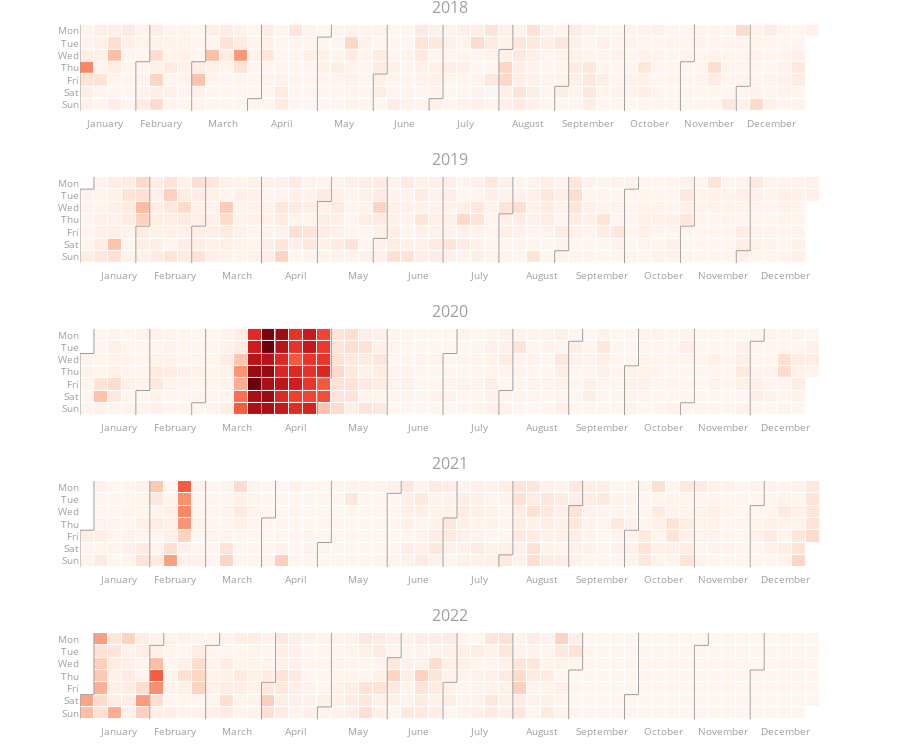

Notebook code cell kept with this figure:
### Code cell
fig = calplot(
         events.reset_index(),
         x="FlightDate",
         y="Cancelled",
         colorscale="Reds",
         years_title=True
)
fig.show()

### Figure 1 — Plotly figure (JSON) as saved in the notebook; plotly's stock layout.template omitted (floating-point values rounded to 4 significant figures; data arrays with more than 128 entries replaced by an {"elided": "..."} marker saying what was removed)
{"data": [{"colorscale": [[0, "rgb(255,245,240)"], [0.125, "rgb(254,224,210)"], [0.25, "rgb(252,187,161)"], [0.375, "rgb(252,146,114)"], [0.5, "rgb(251,106,74)"], [0.625, "rgb(239,59,44)"], [0.75, "rgb(203,24,29)"], [0.875, "rgb(165,15,21)"], [1, "rgb(103,0,13)"]], "customdata": {"elided": "365x2 str values"}, "hovertemplate": "%{customdata[0]} <br>Week=%{x} <br>%{customdata[1]}=%{z}", "name": "2018", "showscale": false, "type": "heatmap", "x": {"elided": "365 int values"}, "xaxis": "x", "xgap": 1, "y": {"elided": "365 int values"}, "yaxis": "y", "ygap": 1, "z": {"elided": "365 float values"}, "zmax": 0.5431, "zmin": 0}, {"hoverinfo": "skip", "line": {"color": "#9e9e9e", "width": 1}, "mode": "lines", "type": "scatter", "x": [0.5, 0.5], "xaxis": "x", "y": [-0.5, 6.5], "yaxis": "y"}, {"hoverinfo": "skip", "line": {"color": "#9e9e9e", "width": 1}, "mode": "lines", "type": "scatter", "x": [4.5, 4.5], "xaxis": "x", "y": [2.5, 6.5], "yaxis": "y"}, {"hoverinfo": "skip", "line": {"color": "#9e9e9e", "width": 1}, "mode": "lines", "type": "scatter", "x": [4.5, 5.5], "xaxis": "x", "y": [2.5, 2.5], "yaxis": "y"}, {"hoverinfo": "skip", "line": {"color": "#9e9e9e", "width": 1}, "mode": "lines", "type": "scatter", "x": [5.5, 5.5], "xaxis": "x", "y": [2.5, -0.5], "yaxis": "y"}, {"hoverinfo": "skip", "line": {"color": "#9e9e9e", "width": 1}, "mode": "lines", "type": "scatter", "x": [8.5, 8.5], "xaxis": "x", "y": [2.5, 6.5], "yaxis": "y"}, {"hoverinfo": "skip", "line": {"color": "#9e9e9e", "width": 1}, "mode": "lines", "type": "scatter", "x": [8.5, 9.5], "xaxis": "x", "y": [2.5, 2.5], "yaxis": "y"}, {"hoverinfo": "skip", "line": {"color": "#9e9e9e", "width": 1}, "mode": "lines", "type": "scatter", "x": [9.5, 9.5], "xaxis": "x", "y": [2.5, -0.5], "yaxis": "y"}, {"hoverinfo": "skip", "line": {"color": "#9e9e9e", "width": 1}, "mode": "lines", "type": "scatter", "x": [12.5, 12.5], "xaxis": "x", "y": [5.5, 6.5], "yaxis": "y"}, {"hoverinfo": "skip", "line": {"color": "#9e9e9e", "width": 1}, "mode": "lines", "type": "scatter", "x": [12.5, 13.5], "xaxis": "x", "y": [5.5, 5.5], "yaxis": "y"}, {"hoverinfo": "skip", "line": {"color": "#9e9e9e", "width": 1}, "mode": "lines", "type": "scatter", "x": [13.5, 13.5], "xaxis": "x", "y": [5.5, -0.5], "yaxis": "y"}, {"hoverinfo": "skip", "line": {"color": "#9e9e9e", "width": 1}, "mode": "lines", "type": "scatter", "x": [17.5, 17.5], "xaxis": "x", "y": [0.5, 6.5], "yaxis": "y"}, {"hoverinfo": "skip", "line": {"color": "#9e9e9e", "width": 1}, "mode": "lines", "type": "scatter", "x": [17.5, 18.5], "xaxis": "x", "y": [0.5, 0.5], "yaxis": "y"}, {"hoverinfo": "skip", "line": {"color": "#9e9e9e", "width": 1}, "mode": "lines", "type": "scatter", "x": [18.5, 18.5], "xaxis": "x", "y": [0.5, -0.5], "yaxis": "y"}, {"hoverinfo": "skip", "line": {"color": "#9e9e9e", "width": 1}, "mode": "lines", "type": "scatter", "x": [21.5, 21.5], "xaxis": "x", "y": [3.5, 6.5], "yaxis": "y"}, {"hoverinfo": "skip", "line": {"color": "#9e9e9e", "width": 1}, "mode": "lines", "type": "scatter", "x": [21.5, 22.5], "xaxis": "x", "y": [3.5, 3.5], "yaxis": "y"}, {"hoverinfo": "skip", "line": {"color": "#9e9e9e", "width": 1}, "mode": "lines", "type": "scatter", "x": [22.5, 22.5], "xaxis": "x", "y": [3.5, -0.5], "yaxis": "y"}, {"hoverinfo": "skip", "line": {"color": "#9e9e9e", "width": 1}, "mode": "lines", "type": "scatter", "x": [25.5, 25.5], "xaxis": "x", "y": [5.5, 6.5], "yaxis": "y"}, {"hoverinfo": "skip", "line": {"color": "#9e9e9e", "width": 1}, "mode": "lines", "type": "scatter", "x": [25.5, 26.5], "xaxis": "x", "y": [5.5, 5.5], "yaxis": "y"}, {"hoverinfo": "skip", "line": {"color": "#9e9e9e", "width": 1}, "mode": "lines", "type": "scatter", "x": [26.5, 26.5], "xaxis": "x", "y": [5.5, -0.5], "yaxis": "y"}, {"hoverinfo": "skip", "line": {"color": "#9e9e9e", "width": 1}, "mode": "lines", "type": "scatter", "x": [30.5, 30.5], "xaxis": "x", "y": [1.5, 6.5], "yaxis": "y"}, {"hoverinfo": "skip", "line": {"color": "#9e9e9e", "width": 1}, "mode": "lines", "type": "scatter", "x": [30.5, 31.5], "xaxis": "x", "y": [1.5, 1.5], "yaxis": "y"}, {"hoverinfo": "skip", "line": {"color": "#9e9e9e", "width": 1}, "mode": "lines", "type": "scatter", "x": [31.5, 31.5], "xaxis": "x", "y": [1.5, -0.5], "yaxis": "y"}, {"hoverinfo": "skip", "line": {"color": "#9e9e9e", "width": 1}, "mode": "lines", "type": "scatter", "x": [34.5, 34.5], "xaxis": "x", "y": [4.5, 6.5], "yaxis": "y"}, {"hoverinfo": "skip", "line": {"color": "#9e9e9e", "width": 1}, "mode": "lines", "type": "scatter", "x": [34.5, 35.5], "xaxis": "x", "y": [4.5, 4.5], "yaxis": "y"}, {"hoverinfo": "skip", "line": {"color": "#9e9e9e", "width": 1}, "mode": "lines", "type": "scatter", "x": [35.5, 35.5], "xaxis": "x", "y": [4.5, -0.5], "yaxis": "y"}, {"hoverinfo": "skip", "line": {"color": "#9e9e9e", "width": 1}, "mode": "lines", "type": "scatter", "x": [39.5, 39.5], "xaxis": "x", "y": [-0.5, 6.5], "yaxis": "y"}, {"hoverinfo": "skip", "line": {"color": "#9e9e9e", "width": 1}, "mode": "lines", "type": "scatter", "x": [43.5, 43.5], "xaxis": "x", "y": [2.5, 6.5], "yaxis": "y"}, {"hoverinfo": "skip", "line": {"color": "#9e9e9e", "width": 1}, "mode": "lines", "type": "scatter", "x": [43.5, 44.5], "xaxis": "x", "y": [2.5, 2.5], "yaxis": "y"}, {"hoverinfo": "skip", "line": {"color": "#9e9e9e", "width": 1}, "mode": "lines", "type": "scatter", "x": [44.5, 44.5], "xaxis": "x", "y": [2.5, -0.5], "yaxis": "y"}, {"hoverinfo": "skip", "line": {"color": "#9e9e9e", "width": 1}, "mode": "lines", "type": "scatter", "x": [47.5, 47.5], "xaxis": "x", "y": [4.5, 6.5], "yaxis": "y"}, {"hoverinfo": "skip", "line": {"color": "#9e9e9e", "width": 1}, "mode": "lines", "type": "scatter", "x": [47.5, 48.5], "xaxis": "x", "y": [4.5, 4.5], "yaxis": "y"}, {"hoverinfo": "skip", "line": {"color": "#9e9e9e", "width": 1}, "mode": "lines", "type": "scatter", "x": [48.5, 48.5], "xaxis": "x", "y": [4.5, -0.5], "yaxis": "y"}, {"colorscale": [[0, "rgb(255,245,240)"], [0.125, "rgb(254,224,210)"], [0.25, "rgb(252,187,161)"], [0.375, "rgb(252,146,114)"], [0.5, "rgb(251,106,74)"], [0.625, "rgb(239,59,44)"], [0.75, "rgb(203,24,29)"], [0.875, "rgb(165,15,21)"], [1, "rgb(103,0,13)"]], "customdata": {"elided": "365x2 str values"}, "hovertemplate": "%{customdata[0]} <br>Week=%{x} <br>%{customdata[1]}=%{z}", "name": "2019", "showscale": false, "type": "heatmap", "x": {"elided": "365 int values"}, "xaxis": "x2", "xgap": 1, "y": {"elided": "365 int values"}, "yaxis": "y2", "ygap": 1, "z": {"elided": "365 float values"}, "zmax": 0.5431, "zmin": 0}, {"hoverinfo": "skip", "line": {"color": "#9e9e9e", "width": 1}, "mode": "lines", "type": "scatter", "x": [-0.5, -0.5], "xaxis": "x2", "y": [0.5, 6.5], "yaxis": "y2"}, {"hoverinfo": "skip", "line": {"color": "#9e9e9e", "width": 1}, "mode": "lines", "type": "scatter", "x": [-0.5, 0.5], "xaxis": "x2", "y": [0.5, 0.5], "yaxis": "y2"}, {"hoverinfo": "skip", "line": {"color": "#9e9e9e", "width": 1}, "mode": "lines", "type": "scatter", "x": [0.5, 0.5], "xaxis": "x2", "y": [0.5, -0.5], "yaxis": "y2"}, {"hoverinfo": "skip", "line": {"color": "#9e9e9e", "width": 1}, "mode": "lines", "type": "scatter", "x": [3.5, 3.5], "xaxis": "x2", "y": [3.5, 6.5], "yaxis": "y2"}, {"hoverinfo": "skip", "line": {"color": "#9e9e9e", "width": 1}, "mode": "lines", "type": "scatter", "x": [3.5, 4.5], "xaxis": "x2", "y": [3.5, 3.5], "yaxis": "y2"}, {"hoverinfo": "skip", "line": {"color": "#9e9e9e", "width": 1}, "mode": "lines", "type": "scatter", "x": [4.5, 4.5], "xaxis": "x2", "y": [3.5, -0.5], "yaxis": "y2"}, {"hoverinfo": "skip", "line": {"color": "#9e9e9e", "width": 1}, "mode": "lines", "type": "scatter", "x": [7.5, 7.5], "xaxis": "x2", "y": [3.5, 6.5], "yaxis": "y2"}, {"hoverinfo": "skip", "line": {"color": "#9e9e9e", "width": 1}, "mode": "lines", "type": "scatter", "x": [7.5, 8.5], "xaxis": "x2", "y": [3.5, 3.5], "yaxis": "y2"}, {"hoverinfo": "skip", "line": {"color": "#9e9e9e", "width": 1}, "mode": "lines", "type": "scatter", "x": [8.5, 8.5], "xaxis": "x2", "y": [3.5, -0.5], "yaxis": "y2"}, {"hoverinfo": "skip", "line": {"color": "#9e9e9e", "width": 1}, "mode": "lines", "type": "scatter", "x": [12.5, 12.5], "xaxis": "x2", "y": [-0.5, 6.5], "yaxis": "y2"}, {"hoverinfo": "skip", "line": {"color": "#9e9e9e", "width": 1}, "mode": "lines", "type": "scatter", "x": [16.5, 16.5], "xaxis": "x2", "y": [1.5, 6.5], "yaxis": "y2"}, {"hoverinfo": "skip", "line": {"color": "#9e9e9e", "width": 1}, "mode": "lines", "type": "scatter", "x": [16.5, 17.5], "xaxis": "x2", "y": [1.5, 1.5], "yaxis": "y2"}, {"hoverinfo": "skip", "line": {"color": "#9e9e9e", "width": 1}, "mode": "lines", "type": "scatter", "x": [17.5, 17.5], "xaxis": "x2", "y": [1.5, -0.5], "yaxis": "y2"}, {"hoverinfo": "skip", "line": {"color": "#9e9e9e", "width": 1}, "mode": "lines", "type": "scatter", "x": [20.5, 20.5], "xaxis": "x2", "y": [4.5, 6.5], "yaxis": "y2"}, {"hoverinfo": "skip", "line": {"color": "#9e9e9e", "width": 1}, "mode": "lines", "type": "scatter", "x": [20.5, 21.5], "xaxis": "x2", "y": [4.5, 4.5], "yaxis": "y2"}, {"hoverinfo": "skip", "line": {"color": "#9e9e9e", "width": 1}, "mode": "lines", "type": "scatter", "x": [21.5, 21.5], "xaxis": "x2", "y": [4.5, -0.5], "yaxis": "y2"}, {"hoverinfo": "skip", "line": {"color": "#9e9e9e", "width": 1}, "mode": "lines", "type": "scatter", "x": [25.5, 25.5], "xaxis": "x2", "y": [-0.5, 6.5], "yaxis": "y2"}, {"hoverinfo": "skip", "line": {"color": "#9e9e9e", "width": 1}, "mode": "lines", "type": "scatter", "x": [29.5, 29.5], "xaxis": "x2", "y": [2.5, 6.5], "yaxis": "y2"}, {"hoverinfo": "skip", "line": {"color": "#9e9e9e", "width": 1}, "mode": "lines", "type": "scatter", "x": [29.5, 30.5], "xaxis": "x2", "y": [2.5, 2.5], "yaxis": "y2"}, {"hoverinfo": "skip", "line": {"color": "#9e9e9e", "width": 1}, "mode": "lines", "type": "scatter", "x": [30.5, 30.5], "xaxis": "x2", "y": [2.5, -0.5], "yaxis": "y2"}, {"hoverinfo": "skip", "line": {"color": "#9e9e9e", "width": 1}, "mode": "lines", "type": "scatter", "x": [33.5, 33.5], "xaxis": "x2", "y": [5.5, 6.5], "yaxis": "y2"}, {"hoverinfo": "skip", "line": {"color": "#9e9e9e", "width": 1}, "mode": "lines", "type": "scatter", "x": [33.5, 34.5], "xaxis": "x2", "y": [5.5, 5.5], "yaxis": "y2"}, {"hoverinfo": "skip", "line": {"color": "#9e9e9e", "width": 1}, "mode": "lines", "type": "scatter", "x": [34.5, 34.5], "xaxis": "x2", "y": [5.5, -0.5], "yaxis": "y2"}, {"hoverinfo": "skip", "line": {"color": "#9e9e9e", "width": 1}, "mode": "lines", "type": "scatter", "x": [38.5, 38.5], "xaxis": "x2", "y": [0.5, 6.5], "yaxis": "y2"}, {"hoverinfo": "skip", "line": {"color": "#9e9e9e", "width": 1}, "mode": "lines", "type": "scatter", "x": [38.5, 39.5], "xaxis": "x2", "y": [0.5, 0.5], "yaxis": "y2"}, {"hoverinfo": "skip", "line": {"color": "#9e9e9e", "width": 1}, "mode": "lines", "type": "scatter", "x": [39.5, 39.5], "xaxis": "x2", "y": [0.5, -0.5], "yaxis": "y2"}, {"hoverinfo": "skip", "line": {"color": "#9e9e9e", "width": 1}, "mode": "lines", "type": "scatter", "x": [42.5, 42.5], "xaxis": "x2", "y": [3.5, 6.5], "yaxis": "y2"}, {"hoverinfo": "skip", "line": {"color": "#9e9e9e", "width": 1}, "mode": "lines", "type": "scatter", "x": [42.5, 43.5], "xaxis": "x2", "y": [3.5, 3.5], "yaxis": "y2"}, {"hoverinfo": "skip", "line": {"color": "#9e9e9e", "width": 1}, "mode": "lines", "type": "scatter", "x": [43.5, 43.5], "xaxis": "x2", "y": [3.5, -0.5], "yaxis": "y2"}, {"hoverinfo": "skip", "line": {"color": "#9e9e9e", "width": 1}, "mode": "lines", "type": "scatter", "x": [46.5, 46.5], "xaxis": "x2", "y": [5.5, 6.5], "yaxis": "y2"}, {"hoverinfo": "skip", "line": {"color": "#9e9e9e", "width": 1}, "mode": "lines", "type": "scatter", "x": [46.5, 47.5], "xaxis": "x2", "y": [5.5, 5.5], "yaxis": "y2"}, {"hoverinfo": "skip", "line": {"color": "#9e9e9e", "width": 1}, "mode": "lines", "type": "scatter", "x": [47.5, 47.5], "xaxis": "x2", "y": [5.5, -0.5], "yaxis": "y2"}, {"colorscale": [[0, "rgb(255,245,240)"], [0.125, "rgb(254,224,210)"], [0.25, "rgb(252,187,161)"], [0.375, "rgb(252,146,114)"], [0.5, "rgb(251,106,74)"], [0.625, "rgb(239,59,44)"], [0.75, "rgb(203,24,29)"], [0.875, "rgb(165,15,21)"], [1, "rgb(103,0,13)"]], "customdata": {"elided": "366x2 str values"}, "hovertemplate": "%{customdata[0]} <br>Week=%{x} <br>%{customdata[1]}=%{z}", "name": "2020", "showscale": false, "type": "heatmap", "x": {"elided": "366 int values"}, "xaxis": "x3", "xgap": 1, "y": {"elided": "366 int values"}, "yaxis": "y3", "ygap": 1, "z": {"elided": "366 float values"}, "zmax": 0.5431, "zmin": 0}, {"hoverinfo": "skip", "line": {"color": "#9e9e9e", "width": 1}, "mode": "lines", "type": "scatter", "x": [-0.5, -0.5], "xaxis": "x3", "y": [1.5, 6.5], "yaxis": "y3"}, {"hoverinfo": "skip", "line": {"color": "#9e9e9e", "width": 1}, "mode": "lines", "type": "scatter", "x": [-0.5, 0.5], "xaxis": "x3", "y": [1.5, 1.5], "yaxis": "y3"}, {"hoverinfo": "skip", "line": {"color": "#9e9e9e", "width": 1}, "mode": "lines", "type": "scatter", "x": [0.5, 0.5], "xaxis": "x3", "y": [1.5, -0.5], "yaxis": "y3"}, {"hoverinfo": "skip", "line": {"color": "#9e9e9e", "width": 1}, "mode": "lines", "type": "scatter", "x": [3.5, 3.5], "xaxis": "x3", "y": [4.5, 6.5], "yaxis": "y3"}, {"hoverinfo": "skip", "line": {"color": "#9e9e9e", "width": 1}, "mode": "lines", "type": "scatter", "x": [3.5, 4.5], "xaxis": "x3", "y": [4.5, 4.5], "yaxis": "y3"}, {"hoverinfo": "skip", "line": {"color": "#9e9e9e", "width": 1}, "mode": "lines", "type": "scatter", "x": [4.5, 4.5], "xaxis": "x3", "y": [4.5, -0.5], "yaxis": "y3"}, {"hoverinfo": "skip", "line": {"color": "#9e9e9e", "width": 1}, "mode": "lines", "type": "scatter", "x": [7.5, 7.5], "xaxis": "x3", "y": [5.5, 6.5], "yaxis": "y3"}, {"hoverinfo": "skip", "line": {"color": "#9e9e9e", "width": 1}, "mode": "lines", "type": "scatter", "x": [7.5, 8.5], "xaxis": "x3", "y": [5.5, 5.5], "yaxis": "y3"}, {"hoverinfo": "skip", "line": {"color": "#9e9e9e", "width": 1}, "mode": "lines", "type": "scatter", "x": [8.5, 8.5], "xaxis": "x3", "y": [5.5, -0.5], "yaxis": "y3"}, {"hoverinfo": "skip", "line": {"color": "#9e9e9e", "width": 1}, "mode": "lines", "type": "scatter", "x": [12.5, 12.5], "xaxis": "x3", "y": [1.5, 6.5], "yaxis": "y3"}, {"hoverinfo": "skip", "line": {"color": "#9e9e9e", "width": 1}, "mode": "lines", "type": "scatter", "x": [12.5, 13.5], "xaxis": "x3", "y": [1.5, 1.5], "yaxis": "y3"}, {"hoverinfo": "skip", "line": {"color": "#9e9e9e", "width": 1}, "mode": "lines", "type": "scatter", "x": [13.5, 13.5], "xaxis": "x3", "y": [1.5, -0.5], "yaxis": "y3"}, {"hoverinfo": "skip", "line": {"color": "#9e9e9e", "width": 1}, "mode": "lines", "type": "scatter", "x": [16.5, 16.5], "xaxis": "x3", "y": [3.5, 6.5], "yaxis": "y3"}, {"hoverinfo": "skip", "line": {"color": "#9e9e9e", "width": 1}, "mode": "lines", "type": "scatter", "x": [16.5, 17.5], "xaxis": "x3", "y": [3.5, 3.5], "yaxis": "y3"}, {"hoverinfo": "skip", "line": {"color": "#9e9e9e", "width": 1}, "mode": "lines", "type": "scatter", "x": [17.5, 17.5], "xaxis": "x3", "y": [3.5, -0.5], "yaxis": "y3"}, {"hoverinfo": "skip", "line": {"color": "#9e9e9e", "width": 1}, "mode": "lines", "type": "scatter", "x": [21.5, 21.5], "xaxis": "x3", "y": [-0.5, 6.5], "yaxis": "y3"}, {"hoverinfo": "skip", "line": {"color": "#9e9e9e", "width": 1}, "mode": "lines", "type": "scatter", "x": [25.5, 25.5], "xaxis": "x3", "y": [1.5, 6.5], "yaxis": "y3"}, {"hoverinfo": "skip", "line": {"color": "#9e9e9e", "width": 1}, "mode": "lines", "type": "scatter", "x": [25.5, 26.5], "xaxis": "x3", "y": [1.5, 1.5], "yaxis": "y3"}, {"hoverinfo": "skip", "line": {"color": "#9e9e9e", "width": 1}, "mode": "lines", "type": "scatter", "x": [26.5, 26.5], "xaxis": "x3", "y": [1.5, -0.5], "yaxis": "y3"}, {"hoverinfo": "skip", "line": {"color": "#9e9e9e", "width": 1}, "mode": "lines", "type": "scatter", "x": [29.5, 29.5], "xaxis": "x3", "y": [4.5, 6.5], "yaxis": "y3"}, {"hoverinfo": "skip", "line": {"color": "#9e9e9e", "width": 1}, "mode": "lines", "type": "scatter", "x": [29.5, 30.5], "xaxis": "x3", "y": [4.5, 4.5], "yaxis": "y3"}, {"hoverinfo": "skip", "line": {"color": "#9e9e9e", "width": 1}, "mode": "lines", "type": "scatter", "x": [30.5, 30.5], "xaxis": "x3", "y": [4.5, -0.5], "yaxis": "y3"}, {"hoverinfo": "skip", "line": {"color": "#9e9e9e", "width": 1}, "mode": "lines", "type": "scatter", "x": [34.5, 34.5], "xaxis": "x3", "y": [0.5, 6.5], "yaxis": "y3"}, {"hoverinfo": "skip", "line": {"color": "#9e9e9e", "width": 1}, "mode": "lines", "type": "scatter", "x": [34.5, 35.5], "xaxis": "x3", "y": [0.5, 0.5], "yaxis": "y3"}, {"hoverinfo": "skip", "line": {"color": "#9e9e9e", "width": 1}, "mode": "lines", "type": "scatter", "x": [35.5, 35.5], "xaxis": "x3", "y": [0.5, -0.5], "yaxis": "y3"}, {"hoverinfo": "skip", "line": {"color": "#9e9e9e", "width": 1}, "mode": "lines", "type": "scatter", "x": [38.5, 38.5], "xaxis": "x3", "y": [2.5, 6.5], "yaxis": "y3"}, {"hoverinfo": "skip", "line": {"color": "#9e9e9e", "width": 1}, "mode": "lines", "type": "scatter", "x": [38.5, 39.5], "xaxis": "x3", "y": [2.5, 2.5], "yaxis": "y3"}, {"hoverinfo": "skip", "line": {"color": "#9e9e9e", "width": 1}, "mode": "lines", "type": "scatter", "x": [39.5, 39.5], "xaxis": "x3", "y": [2.5, -0.5], "yaxis": "y3"}, {"hoverinfo": "skip", "line": {"color": "#9e9e9e", "width": 1}, "mode": "lines", "type": "scatter", "x": [42.5, 42.5], "xaxis": "x3", "y": [5.5, 6.5], "yaxis": "y3"}, {"hoverinfo": "skip", "line": {"color": "#9e9e9e", "width": 1}, "mode": "lines", "type": "scatter", "x": [42.5, 43.5], "xaxis": "x3", "y": [5.5, 5.5], "yaxis": "y3"}, {"hoverinfo": "skip", "line": {"color": "#9e9e9e", "width": 1}, "mode": "lines", "type": "scatter", "x": [43.5, 43.5], "xaxis": "x3", "y": [5.5, -0.5], "yaxis": "y3"}, {"hoverinfo": "skip", "line": {"color": "#9e9e9e", "width": 1}, "mode": "lines", "type": "scatter", "x": [47.5, 47.5], "xaxis": "x3", "y": [0.5, 6.5], "yaxis": "y3"}, {"hoverinfo": "skip", "line": {"color": "#9e9e9e", "width": 1}, "mode": "lines", "type": "scatter", "x": [47.5, 48.5], "xaxis": "x3", "y": [0.5, 0.5], "yaxis": "y3"}, {"hoverinfo": "skip", "line": {"color": "#9e9e9e", "width": 1}, "mode": "lines", "type": "scatter", "x": [48.5, 48.5], "xaxis": "x3", "y": [0.5, -0.5], "yaxis": "y3"}, {"colorscale": [[0, "rgb(255,245,240)"], [0.125, "rgb(254,224,210)"], [0.25, "rgb(252,187,161)"], [0.375, "rgb(252,146,114)"], [0.5, "rgb(251,106,74)"], [0.625, "rgb(239,59,44)"], [0.75, "rgb(203,24,29)"], [0.875, "rgb(165,15,21)"], [1, "rgb(103,0,13)"]], "customdata": {"elided": "365x2 str values"}, "hovertemplate": "%{customdata[0]} <br>Week=%{x} <br>%{customdata[1]}=%{z}", "name": "2021", "showscale": false, "type": "heatmap", "x": {"elided": "365 int values"}, "xaxis": "x4", "xgap": 1, "y": {"elided": "365 int values"}, "yaxis": "y4", "ygap": 1, "z": {"elided": "365 float values"}, "zmax": 0.5431, "zmin": 0}, {"hoverinfo": "skip", "line": {"color": "#9e9e9e", "width": 1}, "mode": "lines", "type": "scatter", "x": [-0.5, -0.5], "xaxis": "x4", "y": [3.5, 6.5], "yaxis": "y4"}, {"hoverinfo": "skip", "line": {"color": "#9e9e9e", "width": 1}, "mode": "lines", "type": "scatter", "x": [-0.5, 0.5], "xaxis": "x4", "y": [3.5, 3.5], "yaxis": "y4"}, {"hoverinfo": "skip", "line": {"color": "#9e9e9e", "width": 1}, "mode": "lines", "type": "scatter", "x": [0.5, 0.5], "xaxis": "x4", "y": [3.5, -0.5], "yaxis": "y4"}, {"hoverinfo": "skip", "line": {"color": "#9e9e9e", "width": 1}, "mode": "lines", "type": "scatter", "x": [4.5, 4.5], "xaxis": "x4", "y": [-0.5, 6.5], "yaxis": "y4"}, {"hoverinfo": "skip", "line": {"color": "#9e9e9e", "width": 1}, "mode": "lines", "type": "scatter", "x": [8.5, 8.5], "xaxis": "x4", "y": [-0.5, 6.5], "yaxis": "y4"}, {"hoverinfo": "skip", "line": {"color": "#9e9e9e", "width": 1}, "mode": "lines", "type": "scatter", "x": [12.5, 12.5], "xaxis": "x4", "y": [2.5, 6.5], "yaxis": "y4"}, {"hoverinfo": "skip", "line": {"color": "#9e9e9e", "width": 1}, "mode": "lines", "type": "scatter", "x": [12.5, 13.5], "xaxis": "x4", "y": [2.5, 2.5], "yaxis": "y4"}, {"hoverinfo": "skip", "line": {"color": "#9e9e9e", "width": 1}, "mode": "lines", "type": "scatter", "x": [13.5, 13.5], "xaxis": "x4", "y": [2.5, -0.5], "yaxis": "y4"}, {"hoverinfo": "skip", "line": {"color": "#9e9e9e", "width": 1}, "mode": "lines", "type": "scatter", "x": [16.5, 16.5], "xaxis": "x4", "y": [4.5, 6.5], "yaxis": "y4"}, {"hoverinfo": "skip", "line": {"color": "#9e9e9e", "width": 1}, "mode": "lines", "type": "scatter", "x": [16.5, 17.5], "xaxis": "x4", "y": [4.5, 4.5], "yaxis": "y4"}, {"hoverinfo": "skip", "line": {"color": "#9e9e9e", "width": 1}, "mode": "lines", "type": "scatter", "x": [17.5, 17.5], "xaxis": "x4", "y": [4.5, -0.5], "yaxis": "y4"}, {"hoverinfo": "skip", "line": {"color": "#9e9e9e", "width": 1}, "mode": "lines", "type": "scatter", "x": [21.5, 21.5], "xaxis": "x4", "y": [0.5, 6.5], "yaxis": "y4"}, {"hoverinfo": "skip", "line": {"color": "#9e9e9e", "width": 1}, "mode": "lines", "type": "scatter", "x": [21.5, 22.5], "xaxis": "x4", "y": [0.5, 0.5], "yaxis": "y4"}, {"hoverinfo": "skip", "line": {"color": "#9e9e9e", "width": 1}, "mode": "lines", "type": "scatter", "x": [22.5, 22.5], "xaxis": "x4", "y": [0.5, -0.5], "yaxis": "y4"}, {"hoverinfo": "skip", "line": {"color": "#9e9e9e", "width": 1}, "mode": "lines", "type": "scatter", "x": [25.5, 25.5], "xaxis": "x4", "y": [2.5, 6.5], "yaxis": "y4"}, {"hoverinfo": "skip", "line": {"color": "#9e9e9e", "width": 1}, "mode": "lines", "type": "scatter", "x": [25.5, 26.5], "xaxis": "x4", "y": [2.5, 2.5], "yaxis": "y4"}, {"hoverinfo": "skip", "line": {"color": "#9e9e9e", "width": 1}, "mode": "lines", "type": "scatter", "x": [26.5, 26.5], "xaxis": "x4", "y": [2.5, -0.5], "yaxis": "y4"}, {"hoverinfo": "skip", "line": {"color": "#9e9e9e", "width": 1}, "mode": "lines", "type": "scatter", "x": [29.5, 29.5], "xaxis": "x4", "y": [5.5, 6.5], "yaxis": "y4"}, {"hoverinfo": "skip", "line": {"color": "#9e9e9e", "width": 1}, "mode": "lines", "type": "scatter", "x": [29.5, 30.5], "xaxis": "x4", "y": [5.5, 5.5], "yaxis": "y4"}, {"hoverinfo": "skip", "line": {"color": "#9e9e9e", "width": 1}, "mode": "lines", "type": "scatter", "x": [30.5, 30.5], "xaxis": "x4", "y": [5.5, -0.5], "yaxis": "y4"}, {"hoverinfo": "skip", "line": {"color": "#9e9e9e", "width": 1}, "mode": "lines", "type": "scatter", "x": [34.5, 34.5], "xaxis": "x4", "y": [1.5, 6.5], "yaxis": "y4"}, {"hoverinfo": "skip", "line": {"color": "#9e9e9e", "width": 1}, "mode": "lines", "type": "scatter", "x": [34.5, 35.5], "xaxis": "x4", "y": [1.5, 1.5], "yaxis": "y4"}, {"hoverinfo": "skip", "line": {"color": "#9e9e9e", "width": 1}, "mode": "lines", "type": "scatter", "x": [35.5, 35.5], "xaxis": "x4", "y": [1.5, -0.5], "yaxis": "y4"}, {"hoverinfo": "skip", "line": {"color": "#9e9e9e", "width": 1}, "mode": "lines", "type": "scatter", "x": [38.5, 38.5], "xaxis": "x4", "y": [3.5, 6.5], "yaxis": "y4"}, {"hoverinfo": "skip", "line": {"color": "#9e9e9e", "width": 1}, "mode": "lines", "type": "scatter", "x": [38.5, 39.5], "xaxis": "x4", "y": [3.5, 3.5], "yaxis": "y4"}, {"hoverinfo": "skip", "line": {"color": "#9e9e9e", "width": 1}, "mode": "lines", "type": "scatter", "x": [39.5, 39.5], "xaxis": "x4", "y": [3.5, -0.5], "yaxis": "y4"}, {"hoverinfo": "skip", "line": {"color": "#9e9e9e", "width": 1}, "mode": "lines", "type": "scatter", "x": [43.5, 43.5], "xaxis": "x4", "y": [-0.5, 6.5], "yaxis": "y4"}, {"hoverinfo": "skip", "line": {"color": "#9e9e9e", "width": 1}, "mode": "lines", "type": "scatter", "x": [47.5, 47.5], "xaxis": "x4", "y": [1.5, 6.5], "yaxis": "y4"}, {"hoverinfo": "skip", "line": {"color": "#9e9e9e", "width": 1}, "mode": "lines", "type": "scatter", "x": [47.5, 48.5], "xaxis": "x4", "y": [1.5, 1.5], "yaxis": "y4"}, {"hoverinfo": "skip", "line": {"color": "#9e9e9e", "width": 1}, "mode": "lines", "type": "scatter", "x": [48.5, 48.5], "xaxis": "x4", "y": [1.5, -0.5], "yaxis": "y4"}, {"colorscale": [[0, "rgb(255,245,240)"], [0.125, "rgb(254,224,210)"], [0.25, "rgb(252,187,161)"], [0.375, "rgb(252,146,114)"], [0.5, "rgb(251,106,74)"], [0.625, "rgb(239,59,44)"], [0.75, "rgb(203,24,29)"], [0.875, "rgb(165,15,21)"], [1, "rgb(103,0,13)"]], "customdata": {"elided": "365x2 str values"}, "hovertemplate": "%{customdata[0]} <br>Week=%{x} <br>%{customdata[1]}=%{z}", "name": "2022", "showscale": false, "type": "heatmap", "x": {"elided": "365 int values"}, "xaxis": "x5", "xgap": 1, "y": {"elided": "365 int values"}, "yaxis": "y5", "ygap": 1, "z": {"elided": "365 float values"}, "zmax": 0.5431, "zmin": 0}, {"hoverinfo": "skip", "line": {"color": "#9e9e9e", "width": 1}, "mode": "lines", "type": "scatter", "x": [-0.5, -0.5], "xaxis": "x5", "y": [4.5, 6.5], "yaxis": "y5"}, {"hoverinfo": "skip", "line": {"color": "#9e9e9e", "width": 1}, "mode": "lines", "type": "scatter", "x": [-0.5, 0.5], "xaxis": "x5", "y": [4.5, 4.5], "yaxis": "y5"}, {"hoverinfo": "skip", "line": {"color": "#9e9e9e", "width": 1}, "mode": "lines", "type": "scatter", "x": [0.5, 0.5], "xaxis": "x5", "y": [4.5, -0.5], "yaxis": "y5"}, {"hoverinfo": "skip", "line": {"color": "#9e9e9e", "width": 1}, "mode": "lines", "type": "scatter", "x": [4.5, 4.5], "xaxis": "x5", "y": [0.5, 6.5], "yaxis": "y5"}, {"hoverinfo": "skip", "line": {"color": "#9e9e9e", "width": 1}, "mode": "lines", "type": "scatter", "x": [4.5, 5.5], "xaxis": "x5", "y": [0.5, 0.5], "yaxis": "y5"}, {"hoverinfo": "skip", "line": {"color": "#9e9e9e", "width": 1}, "mode": "lines", "type": "scatter", "x": [5.5, 5.5], "xaxis": "x5", "y": [0.5, -0.5], "yaxis": "y5"}, {"hoverinfo": "skip", "line": {"color": "#9e9e9e", "width": 1}, "mode": "lines", "type": "scatter", "x": [8.5, 8.5], "xaxis": "x5", "y": [0.5, 6.5], "yaxis": "y5"}, {"hoverinfo": "skip", "line": {"color": "#9e9e9e", "width": 1}, "mode": "lines", "type": "scatter", "x": [8.5, 9.5], "xaxis": "x5", "y": [0.5, 0.5], "yaxis": "y5"}, {"hoverinfo": "skip", "line": {"color": "#9e9e9e", "width": 1}, "mode": "lines", "type": "scatter", "x": [9.5, 9.5], "xaxis": "x5", "y": [0.5, -0.5], "yaxis": "y5"}, {"hoverinfo": "skip", "line": {"color": "#9e9e9e", "width": 1}, "mode": "lines", "type": "scatter", "x": [12.5, 12.5], "xaxis": "x5", "y": [3.5, 6.5], "yaxis": "y5"}, {"hoverinfo": "skip", "line": {"color": "#9e9e9e", "width": 1}, "mode": "lines", "type": "scatter", "x": [12.5, 13.5], "xaxis": "x5", "y": [3.5, 3.5], "yaxis": "y5"}, {"hoverinfo": "skip", "line": {"color": "#9e9e9e", "width": 1}, "mode": "lines", "type": "scatter", "x": [13.5, 13.5], "xaxis": "x5", "y": [3.5, -0.5], "yaxis": "y5"}, {"hoverinfo": "skip", "line": {"color": "#9e9e9e", "width": 1}, "mode": "lines", "type": "scatter", "x": [16.5, 16.5], "xaxis": "x5", "y": [5.5, 6.5], "yaxis": "y5"}, {"hoverinfo": "skip", "line": {"color": "#9e9e9e", "width": 1}, "mode": "lines", "type": "scatter", "x": [16.5, 17.5], "xaxis": "x5", "y": [5.5, 5.5], "yaxis": "y5"}, {"hoverinfo": "skip", "line": {"color": "#9e9e9e", "width": 1}, "mode": "lines", "type": "scatter", "x": [17.5, 17.5], "xaxis": "x5", "y": [5.5, -0.5], "yaxis": "y5"}, {"hoverinfo": "skip", "line": {"color": "#9e9e9e", "width": 1}, "mode": "lines", "type": "scatter", "x": [21.5, 21.5], "xaxis": "x5", "y": [1.5, 6.5], "yaxis": "y5"}, {"hoverinfo": "skip", "line": {"color": "#9e9e9e", "width": 1}, "mode": "lines", "type": "scatter", "x": [21.5, 22.5], "xaxis": "x5", "y": [1.5, 1.5], "yaxis": "y5"}, {"hoverinfo": "skip", "line": {"color": "#9e9e9e", "width": 1}, "mode": "lines", "type": "scatter", "x": [22.5, 22.5], "xaxis": "x5", "y": [1.5, -0.5], "yaxis": "y5"}, {"hoverinfo": "skip", "line": {"color": "#9e9e9e", "width": 1}, "mode": "lines", "type": "scatter", "x": [25.5, 25.5], "xaxis": "x5", "y": [3.5, 6.5], "yaxis": "y5"}, {"hoverinfo": "skip", "line": {"color": "#9e9e9e", "width": 1}, "mode": "lines", "type": "scatter", "x": [25.5, 26.5], "xaxis": "x5", "y": [3.5, 3.5], "yaxis": "y5"}, {"hoverinfo": "skip", "line": {"color": "#9e9e9e", "width": 1}, "mode": "lines", "type": "scatter", "x": [26.5, 26.5], "xaxis": "x5", "y": [3.5, -0.5], "yaxis": "y5"}, {"hoverinfo": "skip", "line": {"color": "#9e9e9e", "width": 1}, "mode": "lines", "type": "scatter", "x": [30.5, 30.5], "xaxis": "x5", "y": [-0.5, 6.5], "yaxis": "y5"}, {"hoverinfo": "skip", "line": {"color": "#9e9e9e", "width": 1}, "mode": "lines", "type": "scatter", "x": [34.5, 34.5], "xaxis": "x5", "y": [2.5, 6.5], "yaxis": "y5"}, {"hoverinfo": "skip", "line": {"color": "#9e9e9e", "width": 1}, "mode": "lines", "type": "scatter", "x": [34.5, 35.5], "xaxis": "x5", "y": [2.5, 2.5], "yaxis": "y5"}, {"hoverinfo": "skip", "line": {"color": "#9e9e9e", "width": 1}, "mode": "lines", "type": "scatter", "x": [35.5, 35.5], "xaxis": "x5", "y": [2.5, -0.5], "yaxis": "y5"}, {"hoverinfo": "skip", "line": {"color": "#9e9e9e", "width": 1}, "mode": "lines", "type": "scatter", "x": [38.5, 38.5], "xaxis": "x5", "y": [4.5, 6.5], "yaxis": "y5"}, {"hoverinfo": "skip", "line": {"color": "#9e9e9e", "width": 1}, "mode": "lines", "type": "scatter", "x": [38.5, 39.5], "xaxis": "x5", "y": [4.5, 4.5], "yaxis": "y5"}, {"hoverinfo": "skip", "line": {"color": "#9e9e9e", "width": 1}, "mode": "lines", "type": "scatter", "x": [39.5, 39.5], "xaxis": "x5", "y": [4.5, -0.5], "yaxis": "y5"}, {"hoverinfo": "skip", "line": {"color": "#9e9e9e", "width": 1}, "mode": "lines", "type": "scatter", "x": [43.5, 43.5], "xaxis": "x5", "y": [0.5, 6.5], "yaxis": "y5"}, {"hoverinfo": "skip", "line": {"color": "#9e9e9e", "width": 1}, "mode": "lines", "type": "scatter", "x": [43.5, 44.5], "xaxis": "x5", "y": [0.5, 0.5], "yaxis": "y5"}, {"hoverinfo": "skip", "line": {"color": "#9e9e9e", "width": 1}, "mode": "lines", "type": "scatter", "x": [44.5, 44.5], "xaxis": "x5", "y": [0.5, -0.5], "yaxis": "y5"}, {"hoverinfo": "skip", "line": {"color": "#9e9e9e", "width": 1}, "mode": "lines", "type": "scatter", "x": [47.5, 47.5], "xaxis": "x5", "y": [2.5, 6.5], "yaxis": "y5"}, {"hoverinfo": "skip", "line": {"color": "#9e9e9e", "width": 1}, "mode": "lines", "type": "scatter", "x": [47.5, 48.5], "xaxis": "x5", "y": [2.5, 2.5], "yaxis": "y5"}, {"hoverinfo": "skip", "line": {"color": "#9e9e9e", "width": 1}, "mode": "lines", "type": "scatter", "x": [48.5, 48.5], "xaxis": "x5", "y": [2.5, -0.5], "yaxis": "y5"}], "layout": {"annotations": [{"font": {"size": 16}, "showarrow": false, "text": "2018", "x": 0.5, "xanchor": "center", "xref": "paper", "y": 1.0, "yanchor": "bottom", "yref": "paper"}, {"font": {"size": 16}, "showarrow": false, "text": "2019", "x": 0.5, "xanchor": "center", "xref": "paper", "y": 0.784, "yanchor": "bottom", "yref": "paper"}, {"font": {"size": 16}, "showarrow": false, "text": "2020", "x": 0.5, "xanchor": "center", "xref": "paper", "y": 0.568, "yanchor": "bottom", "yref": "paper"}, {"font": {"size": 16}, "showarrow": false, "text": "2021", "x": 0.5, "xanchor": "center", "xref": "paper", "y": 0.352, "yanchor": "bottom", "yref": "paper"}, {"font": {"size": 16}, "showarrow": false, "text": "2022", "x": 0.5, "xanchor": "center", "xref": "paper", "y": 0.136, "yanchor": "bottom", "yref": "paper"}], "font": {"color": "#9e9e9e", "size": 10}, "height": 750, "margin": {"b": 20, "t": 20}, "plot_bgcolor": "#fff", "showlegend": false, "title": {"text": ""}, "xaxis": {"anchor": "y", "domain": [0, 1], "showgrid": false, "showline": false, "tickmode": "array", "ticktext": ["January", "February", "March", "April", "May", "June", "July", "August", "September", "October", "November", "December"], "tickvals": [2.286, 6.286, 10.71, 15, 19.43, 23.71, 28.14, 32.57, 36.86, 41.29, 45.57, 50], "zeroline": false}, "xaxis2": {"anchor": "y2", "domain": [0, 1], "showgrid": false, "showline": false, "tickmode": "array", "ticktext": ["January", "February", "March", "April", "May", "June", "July", "August", "September", "October", "November", "December"], "tickvals": [2.286, 6.286, 10.71, 15, 19.43, 23.71, 28.14, 32.57, 36.86, 41.29, 45.57, 50], "zeroline": false}, "xaxis3": {"anchor": "y3", "domain": [0, 1], "showgrid": false, "showline": false, "tickmode": "array", "ticktext": ["January", "February", "March", "April", "May", "June", "July", "August", "September", "October", "November", "December"], "tickvals": [2.286, 6.286, 10.71, 15, 19.43, 23.71, 28.14, 32.57, 36.86, 41.29, 45.57, 50], "zeroline": false}, "xaxis4": {"anchor": "y4", "domain": [0, 1], "showgrid": false, "showline": false, "tickmode": "array", "ticktext": ["January", "February", "March", "April", "May", "June", "July", "August", "September", "October", "November", "December"], "tickvals": [2.286, 6.286, 10.71, 15, 19.43, 23.71, 28.14, 32.57, 36.86, 41.29, 45.57, 50], "zeroline": false}, "xaxis5": {"anchor": "y5", "domain": [0, 1], "showgrid": false, "showline": false, "tickmode": "array", "ticktext": ["January", "February", "March", "April", "May", "June", "July", "August", "September", "October", "November", "December"], "tickvals": [2.286, 6.286, 10.71, 15, 19.43, 23.71, 28.14, 32.57, 36.86, 41.29, 45.57, 50], "zeroline": false}, "yaxis": {"anchor": "x", "autorange": "reversed", "domain": [0.864, 1.0], "showgrid": false, "showline": false, "tickmode": "array", "ticktext": ["Mon", "Tue", "Wed", "Thu", "Fri", "Sat", "Sun"], "tickvals": [0, 1, 2, 3, 4, 5, 6], "zeroline": false}, "yaxis2": {"anchor": "x2", "autorange": "reversed", "domain": [0.648, 0.784], "showgrid": false, "showline": false, "tickmode": "array", "ticktext": ["Mon", "Tue", "Wed", "Thu", "Fri", "Sat", "Sun"], "tickvals": [0, 1, 2, 3, 4, 5, 6], "zeroline": false}, "yaxis3": {"anchor": "x3", "autorange": "reversed", "domain": [0.432, 0.568], "showgrid": false, "showline": false, "tickmode": "array", "ticktext": ["Mon", "Tue", "Wed", "Thu", "Fri", "Sat", "Sun"], "tickvals": [0, 1, 2, 3, 4, 5, 6], "zeroline": false}, "yaxis4": {"anchor": "x4", "autorange": "reversed", "domain": [0.216, 0.352], "showgrid": false, "showline": false, "tickmode": "array", "ticktext": ["Mon", "Tue", "Wed", "Thu", "Fri", "Sat", "Sun"], "tickvals": [0, 1, 2, 3, 4, 5, 6], "zeroline": false}, "yaxis5": {"anchor": "x5", "autorange": "reversed", "domain": [0, 0.136], "showgrid": false, "showline": false, "tickmode": "array", "ticktext": ["Mon", "Tue", "Wed", "Thu", "Fri", "Sat", "Sun"], "tickvals": [0, 1, 2, 3, 4, 5, 6], "zeroline": false}}}
